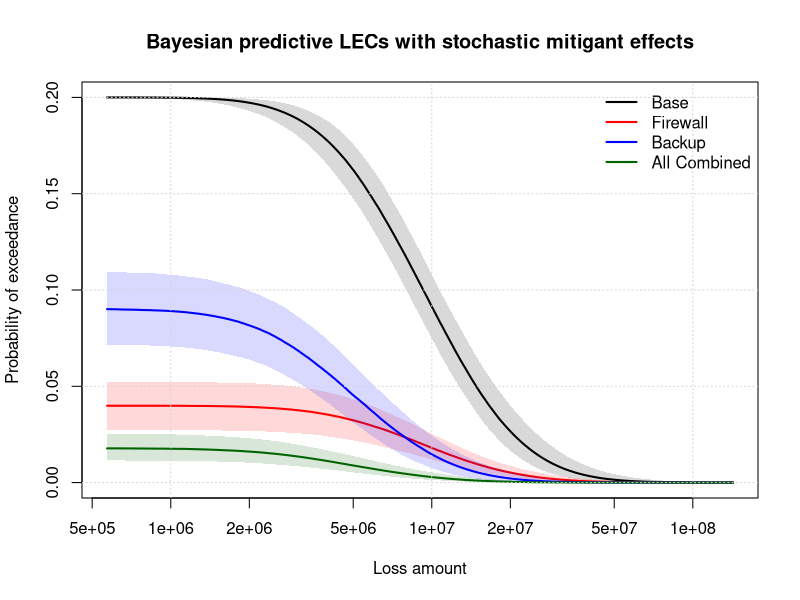
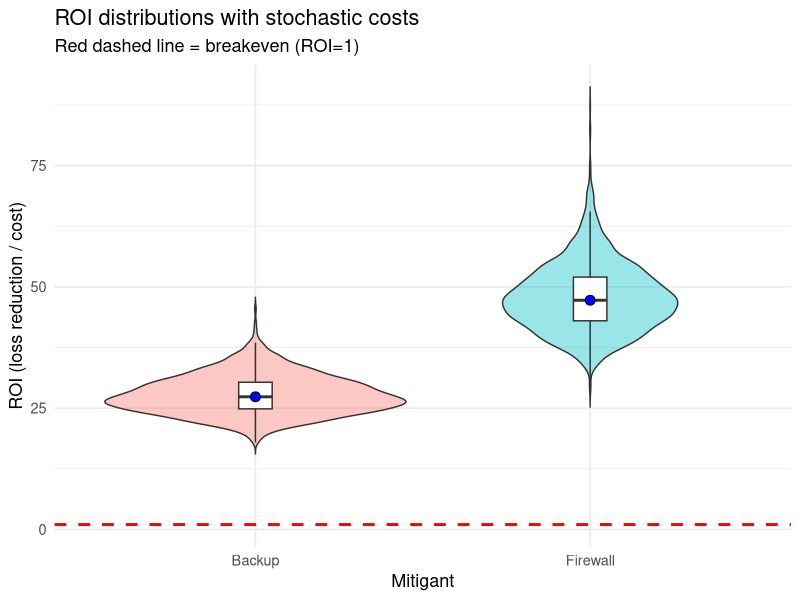

Write R code to recreate these figures, in order.
# Bayesian LEC + uncertain mitigant effectiveness + stochastic costs + violin ROI plots
set.seed(123)

# ------------------ 1) Expert percentile inputs ------------------
q_low  <- 2850000
q_med  <- 10000000
q_high <- 28500000
p_vec <- c(0.05, 0.50, 0.95)
log_q_obs <- log(c(q_low, q_med, q_high))
z_p <- qnorm(p_vec)

# MCMC setup
obs_sd <- 0.15
n_iter <- 12000; burn <- 4000; thin <- 2
mean0 <- mean(log_q_obs); sd0 <- 5
sd_logsig0 <- 1.5
lm_fit <- lm(log_q_obs ~ z_p)
mu_init <- coef(lm_fit)[1]; sigma_init <- abs(coef(lm_fit)[2]); logsig_init <- log(sigma_init)
prop_sd_mu <- 0.02; prop_sd_logsig <- 0.02

logpost <- function(mu, logsig) {
  sigma <- exp(logsig)
  ll <- sum(dnorm(log_q_obs, mean = mu + sigma * z_p, sd = obs_sd, log = TRUE))
  lp_mu <- dnorm(mu, mean0, sd0, log = TRUE)
  lp_logsig <- dnorm(logsig, 0, sd_logsig0, log = TRUE)
  ll + lp_mu + lp_logsig
}

# Run MCMC
n_store <- floor((n_iter - burn) / thin)
mu_samples <- numeric(n_store); sig_samples <- numeric(n_store)
mu_curr <- mu_init; logsig_curr <- logsig_init; logpost_curr <- logpost(mu_curr, logsig_curr)
accept <- 0; store_idx <- 0

for (iter in 1:n_iter) {
  mu_prop <- rnorm(1, mu_curr, prop_sd_mu)
  logsig_prop <- rnorm(1, logsig_curr, prop_sd_logsig)
  logpost_prop <- logpost(mu_prop, logsig_prop)
  if (log(runif(1)) < (logpost_prop - logpost_curr)) {
    mu_curr <- mu_prop; logsig_curr <- logsig_prop; logpost_curr <- logpost_prop; accept <- accept + 1
  }
  if (iter > burn && ((iter - burn) %% thin == 0)) {
    store_idx <- store_idx + 1
    mu_samples[store_idx] <- mu_curr
    sig_samples[store_idx] <- exp(logsig_curr)
  }
}
cat(sprintf("MCMC acceptance rate: %.3f\n", accept / n_iter))

# ------------------ 2) Mitigants: include cost uncertainty ------------------
mitigants <- data.frame(
  Name = c("Firewall", "Backup"),
  ProbLow = c(0.70, 0.40),
  ProbHigh = c(0.90, 0.70),
  SevLow = c(0.00, 0.30),
  SevHigh = c(0.00, 0.60),
  CostLow = c(30000, 50000),
  CostHigh = c(50000, 80000),
  stringsAsFactors = FALSE
)
n_mit <- nrow(mitigants)

# ------------------ 3) PERT sampling ------------------
rpert <- function(n, min, mode, max, lambda = 4) {
  if (min == max) return(rep(min, n))
  alpha <- 1 + lambda * (mode - min) / (max - min)
  beta  <- 1 + lambda * (max - mode) / (max - min)
  u <- rbeta(n, alpha, beta)
  min + u * (max - min)
}
pert_sample_bounds <- function(n, low, high, mode = NULL, lambda = 4) {
  if (is.null(mode)) mode <- (low + high) / 2
  rpert(n, low, mode, high, lambda)
}

# ------------------ 4) Posterior predictive sampling ------------------
ns_post <- length(mu_samples)
n_post_draws <- min(ns_post, 2000)
sel_idx <- sample(1:ns_post, n_post_draws, replace = FALSE)

loss_values <- exp(seq(log(q_low/5), log(q_high*5), length.out = 300))
scenarios <- c("Base", mitigants$Name, "All Combined")
n_scen <- length(scenarios)

pred_exceed <- array(NA, dim = c(n_post_draws, length(loss_values), n_scen))
exp_loss_post <- matrix(NA, nrow = n_post_draws, ncol = n_scen)
net_benefit_post <- matrix(NA, nrow = n_post_draws, ncol = n_scen)

for (j in seq_along(sel_idx)) {
  i_post <- sel_idx[j]
  mu_j <- mu_samples[i_post]
  sigma_j <- sig_samples[i_post]

  # sample mitigant parameters
  prob_red_samps <- numeric(n_mit)
  sev_red_samps  <- numeric(n_mit)
  cost_samps     <- numeric(n_mit)
  for (m in 1:n_mit) {
    prob_red_samps[m] <- pert_sample_bounds(1, mitigants$ProbLow[m], mitigants$ProbHigh[m])
    sev_red_samps[m]  <- pert_sample_bounds(1, mitigants$SevLow[m], mitigants$SevHigh[m])
    cost_samps[m]     <- pert_sample_bounds(1, mitigants$CostLow[m], mitigants$CostHigh[m])
  }

  # base
  p_base <- 0.2
  mu_base <- mu_j
  pred_exceed[j, , 1] <- p_base * (1 - pnorm((log(loss_values) - mu_base) / sigma_j))
  exp_loss_post[j, 1] <- p_base * exp(mu_base + 0.5 * sigma_j^2)

  # individual mitigants
  for (m in seq_len(n_mit)) {
    p_s <- p_base * (1 - prob_red_samps[m])
    scale_s <- (1 - sev_red_samps[m])
    mu_s <- mu_j + log(scale_s)
    pred_exceed[j, , 1 + m] <- p_s * (1 - pnorm((log(loss_values) - mu_s) / sigma_j))
    exp_loss_post[j, 1 + m] <- p_s * exp(mu_s + 0.5 * sigma_j^2)
    loss_reduction <- exp_loss_post[j, 1] - exp_loss_post[j, 1 + m]
    net_benefit_post[j, 1 + m] <- loss_reduction - cost_samps[m]
  }

  # combined
  p_comb <- p_base * prod(1 - prob_red_samps)
  scale_comb <- prod(1 - sev_red_samps)
  mu_comb <- mu_j + log(scale_comb)
  pred_exceed[j, , n_scen] <- p_comb * (1 - pnorm((log(loss_values) - mu_comb) / sigma_j))
  exp_loss_post[j, n_scen] <- p_comb * exp(mu_comb + 0.5 * sigma_j^2)
  loss_reduction_comb <- exp_loss_post[j, 1] - exp_loss_post[j, n_scen]
  net_benefit_post[j, n_scen] <- loss_reduction_comb - sum(cost_samps)
}

# ------------------ 5) Summaries ------------------
pred_med <- apply(pred_exceed, c(2,3), median)
pred_lo  <- apply(pred_exceed, c(2,3), function(x) quantile(x, 0.05))
pred_hi  <- apply(pred_exceed, c(2,3), function(x) quantile(x, 0.95))

par(mar = c(5,4,4,2)+0.1)
cols <- c("black", "red", "blue", "darkgreen", "orange")[1:n_scen]
plot(NULL, xlim = range(loss_values), ylim = c(0, max(pred_hi, na.rm = TRUE)),
     log = "x", xlab = "Loss amount", ylab = "Probability of exceedance",
     main = "Bayesian predictive LECs with stochastic mitigant effects")
for (s in 1:n_scen) {
  x <- loss_values; ylo <- pred_lo[, s]; yhi <- pred_hi[, s]
  polygon(c(x, rev(x)), c(ylo, rev(yhi)), col = adjustcolor(cols[s], alpha.f = 0.15), border = NA)
  lines(x, pred_med[, s], col = cols[s], lwd = 2)
}
legend("topright", legend = scenarios, col = cols, lwd = 2, bty = "n")
grid()

# Expected losses
exp_loss_summary <- data.frame(
  Scenario = scenarios,
  Median = apply(exp_loss_post, 2, median),
  Low90 = apply(exp_loss_post, 2, function(x) quantile(x, 0.05)),
  High90 = apply(exp_loss_post, 2, function(x) quantile(x, 0.95))
)
print(exp_loss_summary)

# ------------------ 6) ROI distributions and violin plots ------------------
# ROI = (loss reduction) / cost
library(ggplot2)
roi_df <- data.frame()

for (m in 1:n_mit) {
  loss_reduction_draws <- exp_loss_post[,1] - exp_loss_post[,1 + m]
  # cost draws: sample again to get same dimension
  cost_draws <- pert_sample_bounds(n_post_draws, mitigants$CostLow[m], mitigants$CostHigh[m])
  roi_draws <- loss_reduction_draws / cost_draws
  roi_df <- rbind(roi_df, data.frame(Mitigant = mitigants$Name[m], ROI = roi_draws))
}

ggplot(roi_df, aes(x = Mitigant, y = ROI, fill = Mitigant)) +
  geom_violin(trim = FALSE, alpha = 0.4) +
  geom_boxplot(width = 0.1, fill = "white", outlier.shape = NA) +
  geom_hline(yintercept = 1, color = "red", linetype = "dashed", size = 1) +
  stat_summary(fun = median, geom = "point", shape = 21, size = 3, fill = "blue") +
  labs(title = "ROI distributions with stochastic costs",
       subtitle = "Red dashed line = breakeven (ROI=1)",
       y = "ROI (loss reduction / cost)") +
  theme_minimal(base_size = 13) +
  theme(legend.position = "none")
